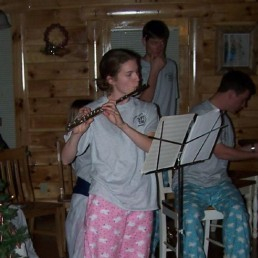
#> input picture Lab8/datasets/train/1.jpg, 258 x 258 px; its folder holds only this picture in this run
$ jupyter execute --allow-errors create_h5py.ipynb
#> lines starting #> are read from the running program, lines starting #| are printed output that depends on the picture
#> further down, img is the input picture: shape (258, 258, 3); mean B, G, R 62.5, 65.1, 72.6
#> `img = cv2.resize(img, (64, 64), interpolation=cv2.INTER_CUBIC)# resize..`:
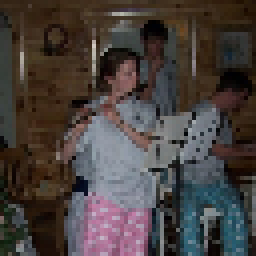
#> img: shape (64, 64, 3) (shown 4 times larger); mean B, G, R 62.4, 65, 72.5
# 1. Chuẩn bị dữ liệu (data preparation)

**Thư mục ảnh của bạn đặt trong thư mục datasets/train và datasets/test:**
- Đặt tên 'dog_n' với những ảnh label là 'dog' (ví dụ: dog_1.jpeg, dog_2.jpeg...)
- Đặt tên 'n' với những ảnh lable là 'non-dog' (ví dụ: 1.jpeg, 2.jpeg...)
- Quy cách đặt tên áp dụng cho cả 2 thư mục train và test

**Tạo thư mục output:**
- Thư mục này sẽ chưa file *.h5 của bạn.

[cell 1]
from random import shuffle
import glob

hdf5_train_path = 'output/train_dogvnondog.h5'  # file path for the created .hdf5 file
hdf5_test_path = 'output/test_dogvnondog.h5'

cat_dog_train_path = './datasets/train/*.jpg' # the original data path
cat_dog_test_path = 'datasets/test/*.jpg'

# get all the image paths
train_addrs = glob.glob(cat_dog_train_path)
print(len(train_addrs))
test_addrs = glob.glob(cat_dog_test_path)
print(len(test_addrs))

# label the data as 1=dog, 0=nondog
train_labels = [1 if 'dog' in addr else 0 for addr in train_addrs]
test_labels = [1 if 'dog' in addr else 0 for addr in test_addrs]

# 2. Tạo file h5 Object

[cell 2]
import numpy as np
import h5py

train_shape = (len(train_addrs), 64, 64, 3)
test_shape = (len(test_addrs), 64, 64, 3)

# open a hdf5 file and create earrays
#> (the rest of this cell did not finish here and is left out)

# 3. Ghi các hình ảnh vào file h5

[cell 3]
import cv2

# loop over train paths
#> (the rest of this cell did not finish here and is left out)


$ run again, on Lab8/datasets/train/115.jpg
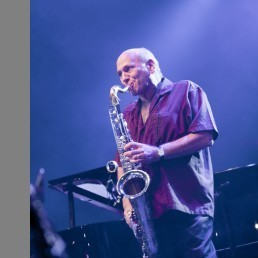
#> input picture Lab8/datasets/train/115.jpg, 258 x 258 px
#> img is the input picture: shape (258, 258, 3); mean B, G, R 151.3, 86, 73.4
#> `img = cv2.resize(img, (64, 64), interpolation=cv2.INTER_CUBIC)# resize..`:
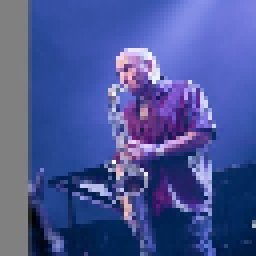
#> img: shape (64, 64, 3) (shown 4 times larger); mean B, G, R 151.2, 85.8, 73.2

$ run again, on Lab8/datasets/train/117.jpg
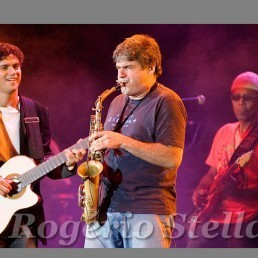
#> input picture Lab8/datasets/train/117.jpg, 258 x 258 px
#> img is the input picture: shape (258, 258, 3); mean B, G, R 80.8, 67.6, 120.7
#> `img = cv2.resize(img, (64, 64), interpolation=cv2.INTER_CUBIC)# resize..`:
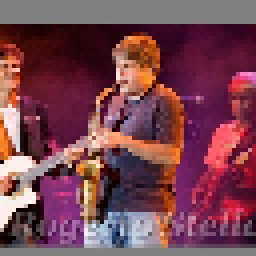
#> img: shape (64, 64, 3) (shown 4 times larger); mean B, G, R 80.8, 67.6, 120.6

$ run again, on Lab8/datasets/train/118.jpg
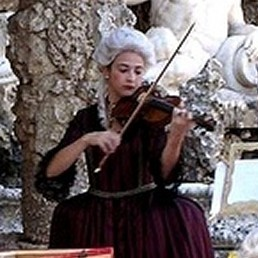
#> input picture Lab8/datasets/train/118.jpg, 258 x 258 px
#> img is the input picture: shape (258, 258, 3); mean B, G, R 97.1, 96.6, 106.5
#> `img = cv2.resize(img, (64, 64), interpolation=cv2.INTER_CUBIC)# resize..`:
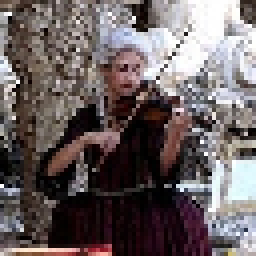
#> img: shape (64, 64, 3) (shown 4 times larger); mean B, G, R 97, 96.4, 106.3

$ run again, on Lab8/datasets/train/101.jpg
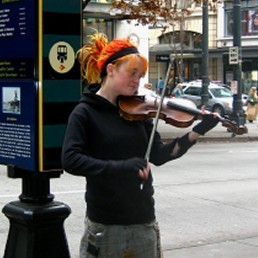
#> input picture Lab8/datasets/train/101.jpg, 258 x 258 px
#> img is the input picture: shape (258, 258, 3); mean B, G, R 92.8, 95.7, 97.4
#> `img = cv2.resize(img, (64, 64), interpolation=cv2.INTER_CUBIC)# resize..`:
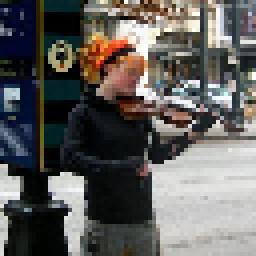
#> img: shape (64, 64, 3) (shown 4 times larger); mean B, G, R 92.6, 95.3, 97.1
